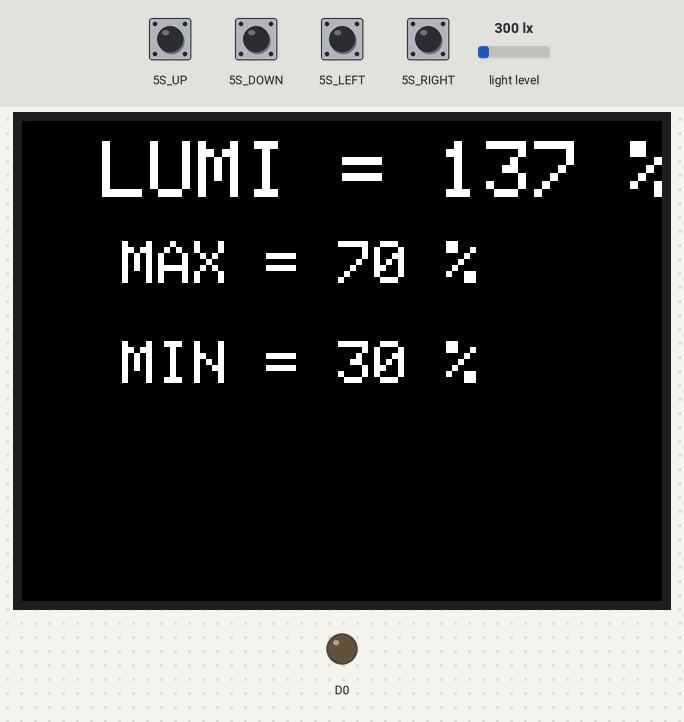
Bench run of a sketch on a simulated Seeed Wio Terminal. Shown: 320×240 colour display, output pins drawn as LEDs (lit = HIGH). Inputs (shaded band) come from the test bench; at power-on: 5S_DOWN, 5S_LEFT, 5S_RIGHT, 5S_UP HIGH, light level 300 lx.

Above: at 1.4 s.
1.5 s: 5S_UP pulled LOW for 0.15 s
3.1 s: light level set to 73 lx
At 4.3 s:
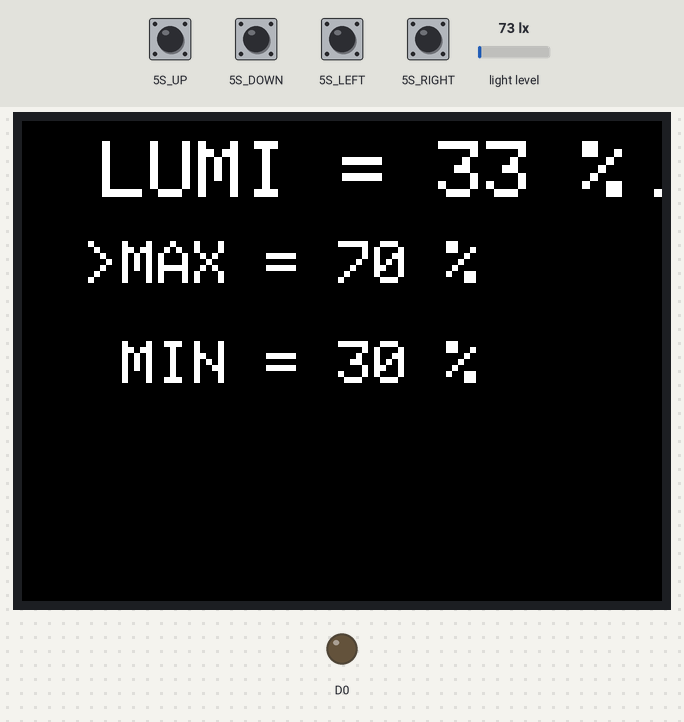
4.7 s: light level set to 65 lx
At 5.7 s:
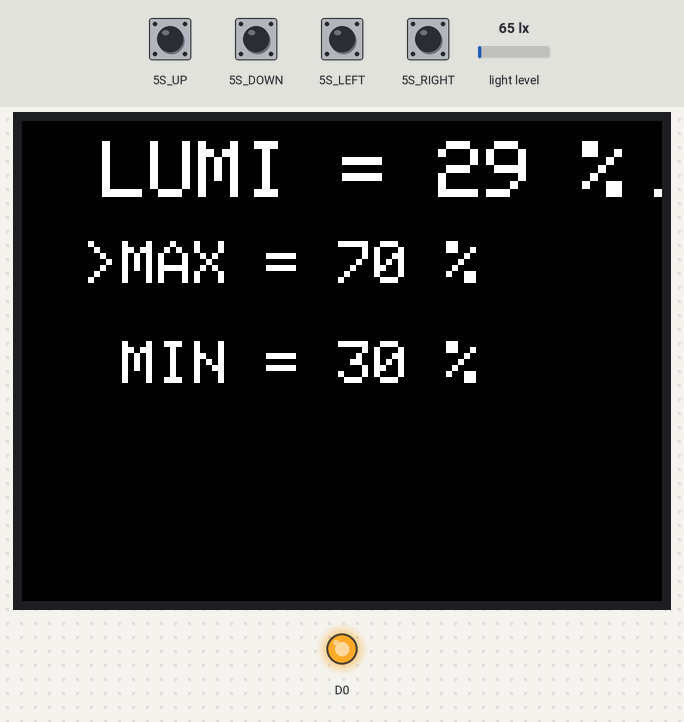
6.2 s: 5S_LEFT pulled LOW for 1 s
At 8.4 s:
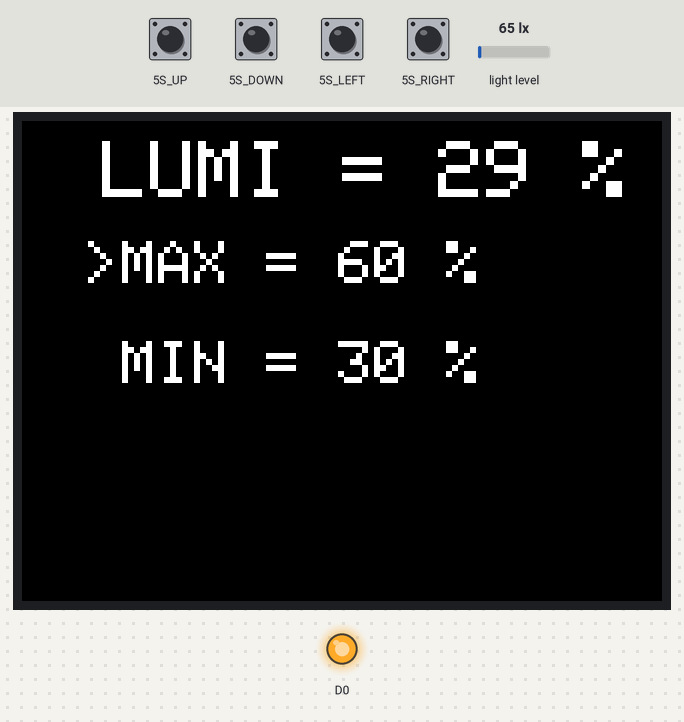
8.7 s: 5S_DOWN pulled LOW for 0.15 s
At 9.1 s:
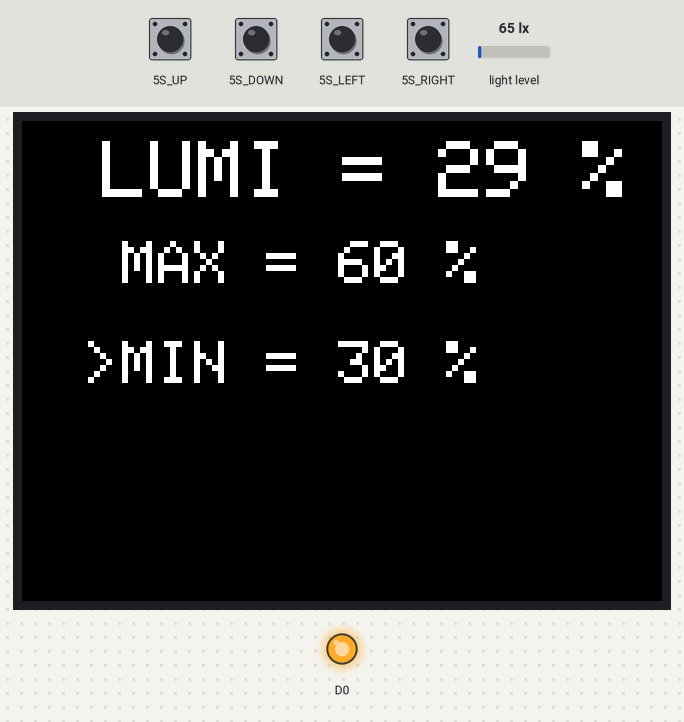
10.3 s: 5S_RIGHT pulled LOW for 0.15 s
At 11.0 s:
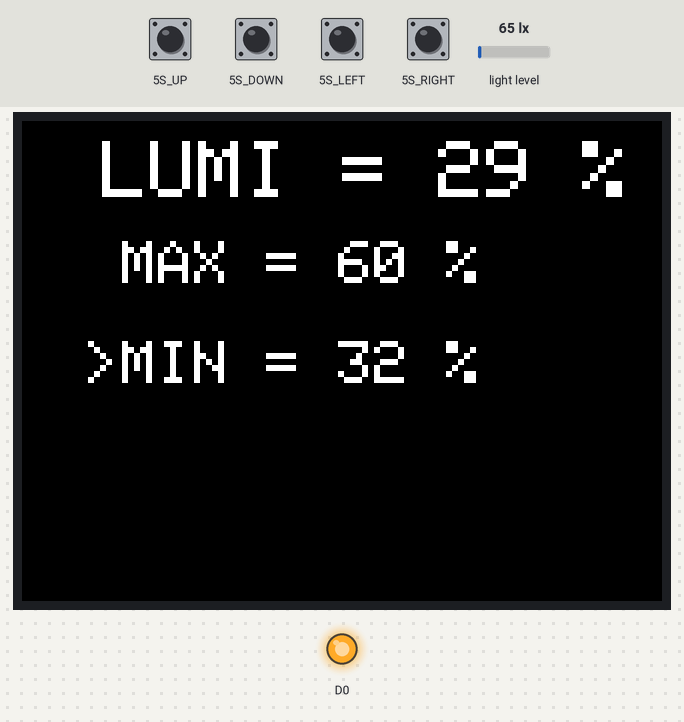
Timing chart, 0 to 13.0 s (numbered marks = the images above; inputs shaded):
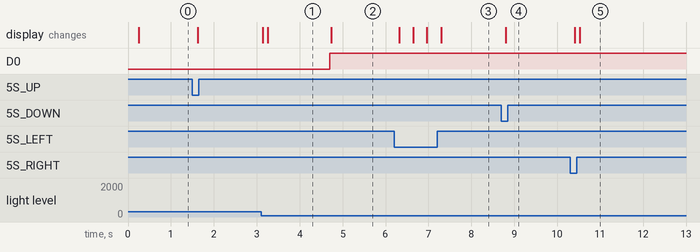

Measured:
- the behaviour switches between 69 and 68 lx on light level (found by bisection; images 1 and 2)
- after the input at 3.1 s, the display: first changes at once (image 1 shows a later state)
- after the input at 4.7 s, D0: LOW → HIGH at once; the display: changes at once (image 2)
- after the input at 6.2 s, the display: first changes after 0.12 s (image 3 shows a later state)
- after the input at 8.7 s, the display: changes after 0.11 s (image 4)
- after the input at 10.3 s, the display: first changes after 0.11 s (image 5 shows a later state)

The sketch:

menu_BH1750.ino
```cpp
#include <TFT_eSPI.h>
#include <BH1750.h>
#include <Wire.h>
#define RY1 BCM0
BH1750 lightMeter;
TFT_eSPI tft;
int max_value = 70;
int min_value = 30;
bool state_max = 0;
bool state_min = 0;
unsigned long previousMillis1 = 0;

void setup() {
  pinMode(WIO_5S_UP, INPUT_PULLUP);
  pinMode(WIO_5S_DOWN, INPUT_PULLUP);
  pinMode(WIO_5S_LEFT, INPUT_PULLUP);
  pinMode(WIO_5S_RIGHT, INPUT_PULLUP);
  pinMode(WIO_5S_PRESS, INPUT_PULLUP);
  pinMode(RY1, OUTPUT);
  Wire.begin();
  lightMeter.begin();
  tft.begin();
  tft.setRotation(3);
  tft.fillScreen(TFT_BLACK);
  tft.setTextColor(TFT_WHITE, TFT_BLACK);
}

void loop() {
  unsigned long currentMillis = millis();
  int lux = (int)lightMeter.readLightLevel();
  int val = map(lux, 0, 218, 0, 100);
  if ((currentMillis - previousMillis1) >= 200) {
    tft.drawString(String("                      "), 40, 10);
    previousMillis1 = millis();  // save the "current" time
  }
  if (val <= min_value) digitalWrite(RY1, 1);
  else if (val >= max_value) digitalWrite(RY1, 0);
  if (digitalRead(WIO_5S_UP) == LOW) {
    tft.fillScreen(TFT_BLACK);
    state_max = 1;
    state_min = 0;
    tft.drawString(">", 30, 60);
  } else if (digitalRead(WIO_5S_DOWN) == LOW) {
    tft.fillScreen(TFT_BLACK);
    state_max = 0;
    state_min = 1;
    tft.drawString(">", 30, 110);
  } else if (digitalRead(WIO_5S_RIGHT) == LOW) {
    if (state_max == 1) {
      tft.fillScreen(TFT_BLACK);
      tft.drawString(">", 30, 60);
      max_value++;
      if (max_value > 100) max_value = 100;
    } else if (state_min == 1) {
      tft.fillScreen(TFT_BLACK);
      tft.drawString(">", 30, 110);
      min_value++;
      if (min_value > 100) min_value = 100;
    }
  } else if (digitalRead(WIO_5S_LEFT) == LOW) {
    if (state_max == 1) {
      tft.fillScreen(TFT_BLACK);
      tft.drawString(">", 30, 60);
      max_value--;
      if (max_value < 0) max_value = 0;
    } else if (state_min == 1) {
      tft.fillScreen(TFT_BLACK);
      tft.drawString(">", 30, 110);
      min_value--;
      if (min_value < 0) min_value = 0;
    }
  }
  tft.setTextSize(4);
  tft.drawString(String("LUMI = ") + String(val) + String(" %"), 40, 10);
  tft.setTextSize(3);
  tft.drawString(String("MAX = ") + String(max_value) + String(" %"), 50, 60);
  tft.drawString(String("MIN = ") + String(min_value) + String(" %"), 50, 110);
};
```
